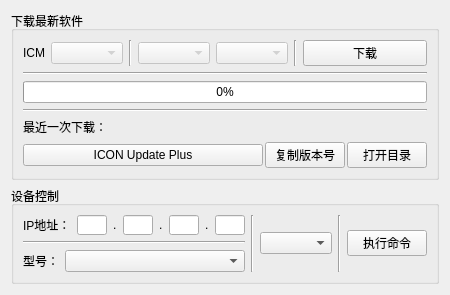
      <widget class="QWidget" name="tab_ICM">
       <property name="enabled">
        <bool>true</bool>
       </property>
       <attribute name="title">
        <string>ICM</string>
       </attribute>
       <layout class="QVBoxLayout" name="verticalLayout_8">
        <item>
         <widget class="QGroupBox" name="groupBox_5">
          <property name="enabled">
           <bool>true</bool>
          </property>
          <property name="title">
           <string>下载最新软件</string>
          </property>
          <layout class="QVBoxLayout" name="verticalLayout_19">
           <item>
            <layout class="QVBoxLayout" name="verticalLayout_20">
             <item>
              <layout class="QHBoxLayout" name="horizontalLayout_33" stretch="0,0,0,0,0,1">
               <item>
                <layout class="QVBoxLayout" name="verticalLayout_21">
                 <item>
                  <layout class="QHBoxLayout" name="horizontalLayout_6">
                   <item>
                    <widget class="QLabel" name="label_icm">
                     <property name="text">
                      <string>ICM</string>
                     </property>
                     <property name="alignment">
                      <set>Qt::AlignCenter</set>
                     </property>
                    </widget>
                   </item>
                   <item>
                    <widget class="QComboBox" name="icm_comboBox_model_1">
                     <property name="enabled">
                      <bool>false</bool>
                     </property>
                    </widget>
                   </item>
                  </layout>
                 </item>
                </layout>
               </item>
               <item>
                <widget class="Line" name="line_24">
                 <property name="orientation">
                  <enum>Qt::Vertical</enum>
                 </property>
                </widget>
               </item>
               <item>
                <widget class="QComboBox" name="icm_comboBox_Edition">
                 <property name="enabled">
                  <bool>false</bool>
                 </property>
                 <property name="currentText">
                  <string/>
                 </property>
                </widget>
               </item>
               <item>
                <widget class="QComboBox" name="icm_comboBox_ver">
                 <property name="enabled">
                  <bool>false</bool>
                 </property>
                </widget>
               </item>
               <item>
                <widget class="Line" name="line_25">
                 <property name="orientation">
                  <enum>Qt::Vertical</enum>
                 </property>
                </widget>
               </item>
               <item>
                <widget class="QPushButton" name="icm_btn_download">
                 <property name="text">
                  <string>下载</string>
                 </property>
                </widget>
               </item>
              </layout>
             </item>
             <item>
              <widget class="Line" name="line_26">
               <property name="orientation">
                <enum>Qt::Horizontal</enum>
               </property>
              </widget>
             </item>
             <item>
              <widget class="QProgressBar" name="icm_progressBar_download">
               <property name="value">
                <number>0</number>
               </property>
              </widget>
             </item>
             <item>
              <widget class="Line" name="line_27">
               <property name="orientation">
                <enum>Qt::Horizontal</enum>
               </property>
              </widget>
             </item>
             <item>
              <layout class="QHBoxLayout" name="horizontalLayout_34" stretch="8">
               <item>
                <widget class="QLabel" name="label_21">
                 <property name="text">
                  <string>最近一次下载：</string>
                 </property>
                </widget>
               </item>
              </layout>
             </item>
             <item>
              <layout class="QHBoxLayout" name="horizontalLayout_35" stretch="6,2,2">
               <property name="spacing">
                <number>2</number>
               </property>
               <item>
                <widget class="QPushButton" name="icm_btn_run_update">
                 <property name="text">
                  <string>ICON Update Plus</string>
                 </property>
                </widget>
               </item>
               <item>
                <widget class="QPushButton" name="icm_btn_copy_ver">
                 <property name="text">
                  <string>复制版本号</string>
                 </property>
                </widget>
               </item>
               <item>
                <widget class="QPushButton" name="icm_btn_path">
                 <property name="text">
                  <string>打开目录</string>
                 </property>
                </widget>
               </item>
              </layout>
             </item>
            </layout>
           </item>
          </layout>
         </widget>
        </item>
        <item>
         <widget class="QGroupBox" name="groupBox_6">
          <property name="title">
           <string>设备控制</string>
          </property>
          <layout class="QVBoxLayout" name="verticalLayout_22">
           <item>
            <layout class="QHBoxLayout" name="horizontalLayout_38">
             <property name="sizeConstraint">
              <enum>QLayout::SetDefaultConstraint</enum>
             </property>
             <item>
              <layout class="QVBoxLayout" name="verticalLayout_23" stretch="0,0,0">
               <item>
                <layout class="QHBoxLayout" name="horizontalLayout_39" stretch="1,9">
                 <property name="sizeConstraint">
                  <enum>QLayout::SetDefaultConstraint</enum>
                 </property>
                 <item>
                  <widget class="QLabel" name="label_22">
                   <property name="sizePolicy">
                    <sizepolicy hsizetype="Preferred" vsizetype="Preferred">
                     <horstretch>0</horstretch>
                     <verstretch>0</verstretch>
                    </sizepolicy>
                   </property>
                   <property name="text">
                    <string>IP地址：</string>
                   </property>
                  </widget>
                 </item>
                 <item>
                  <layout class="QHBoxLayout" name="horizontalLayout_40">
                   <property name="sizeConstraint">
                    <enum>QLayout::SetDefaultConstraint</enum>
                   </property>
                   <item>
                    <widget class="QLineEdit" name="icm_lineEdit_ip1">
                     <property name="sizePolicy">
                      <sizepolicy hsizetype="Preferred" vsizetype="Preferred">
                       <horstretch>0</horstretch>
                       <verstretch>0</verstretch>
                      </sizepolicy>
                     </property>
                     <property name="minimumSize">
                      <size>
                       <width>24</width>
                       <height>20</height>
                      </size>
                     </property>
                     <property name="maximumSize">
                      <size>
                       <width>30</width>
                       <height>21</height>
                      </size>
                     </property>
                     <property name="baseSize">
                      <size>
                       <width>0</width>
                       <height>0</height>
                      </size>
                     </property>
                     <property name="tabletTracking">
                      <bool>true</bool>
                     </property>
                     <property name="inputMask">
                      <string/>
                     </property>
                     <property name="text">
                      <string/>
                     </property>
                    </widget>
                   </item>
                   <item>
                    <widget class="QLabel" name="label_23">
                     <property name="sizePolicy">
                      <sizepolicy hsizetype="Preferred" vsizetype="Fixed">
                       <horstretch>0</horstretch>
                       <verstretch>0</verstretch>
                      </sizepolicy>
                     </property>
                     <property name="text">
                      <string>.</string>
                     </property>
                    </widget>
                   </item>
                   <item>
                    <widget class="QLineEdit" name="icm_lineEdit_ip2">
                     <property name="sizePolicy">
                      <sizepolicy hsizetype="Preferred" vsizetype="Preferred">
                       <horstretch>0</horstretch>
                       <verstretch>0</verstretch>
                      </sizepolicy>
                     </property>
                     <property name="minimumSize">
                      <size>
                       <width>24</width>
                       <height>20</height>
                      </size>
                     </property>
                     <property name="maximumSize">
                      <size>
                       <width>30</width>
                       <height>21</height>
                      </size>
                     </property>
                     <property name="baseSize">
                      <size>
                       <width>0</width>
                       <height>0</height>
                      </size>
                     </property>
                     <property name="tabletTracking">
                      <bool>true</bool>
                     </property>
                     <property name="inputMask">
                      <string/>
                     </property>
                    </widget>
                   </item>
                   <item>
                    <widget class="QLabel" name="label_24">
                     <property name="sizePolicy">
                      <sizepolicy hsizetype="Preferred" vsizetype="Fixed">
                       <horstretch>0</horstretch>
                       <verstretch>0</verstretch>
                      </sizepolicy>
                     </property>
                     <property name="text">
                      <string>.</string>
                     </property>
                    </widget>
                   </item>
                   <item>
                    <widget class="QLineEdit" name="icm_lineEdit_ip3">
                     <property name="sizePolicy">
                      <sizepolicy hsizetype="Preferred" vsizetype="Preferred">
                       <horstretch>0</horstretch>
                       <verstretch>0</verstretch>
                      </sizepolicy>
                     </property>
                     <property name="minimumSize">
                      <size>
                       <width>24</width>
                       <height>20</height>
                      </size>
                     </property>
                     <property name="maximumSize">
                      <size>
                       <width>30</width>
                       <height>21</height>
                      </size>
                     </property>
                     <property name="baseSize">
                      <size>
                       <width>0</width>
                       <height>0</height>
                      </size>
                     </property>
                     <property name="tabletTracking">
                      <bool>true</bool>
                     </property>
                     <property name="inputMask">
                      <string/>
                     </property>
                    </widget>
                   </item>
                   <item>
                    <widget class="QLabel" name="label_25">
                     <property name="sizePolicy">
                      <sizepolicy hsizetype="Preferred" vsizetype="Fixed">
                       <horstretch>0</horstretch>
                       <verstretch>0</verstretch>
                      </sizepolicy>
                     </property>
                     <property name="text">
                      <string>.</string>
                     </property>
                    </widget>
                   </item>
                   <item>
                    <widget class="QLineEdit" name="icm_lineEdit_ip4">
                     <property name="sizePolicy">
                      <sizepolicy hsizetype="Preferred" vsizetype="Preferred">
                       <horstretch>0</horstretch>
                       <verstretch>0</verstretch>
                      </sizepolicy>
                     </property>
                     <property name="minimumSize">
                      <size>
                       <width>24</width>
                       <height>20</height>
                      </size>
                     </property>
                     <property name="maximumSize">
                      <size>
                       <width>30</width>
                       <height>21</height>
                      </size>
                     </property>
                     <property name="baseSize">
                      <size>
                       <width>0</width>
                       <height>0</height>
                      </size>
                     </property>
                     <property name="tabletTracking">
                      <bool>true</bool>
                     </property>
                     <property name="inputMask">
                      <string/>
                     </property>
                    </widget>
                   </item>
                  </layout>
                 </item>
                </layout>
               </item>
               <item>
                <widget class="Line" name="line_28">
                 <property name="orientation">
                  <enum>Qt::Horizontal</enum>
                 </property>
                </widget>
               </item>
               <item>
                <layout class="QHBoxLayout" name="horizontalLayout_41" stretch="1,9">
                 <item>
                  <widget class="QLabel" name="label_26">
                   <property name="sizePolicy">
                    <sizepolicy hsizetype="Preferred" vsizetype="Fixed">
                     <horstretch>0</horstretch>
                     <verstretch>0</verstretch>
                    </sizepolicy>
                   </property>
                   <property name="text">
                    <string>型号：</string>
                   </property>
                  </widget>
                 </item>
                 <item>
                  <widget class="QComboBox" name="icm_comboBox_model_2"/>
                 </item>
                </layout>
               </item>
              </layout>
             </item>
             <item>
              <widget class="Line" name="line_29">
               <property name="orientation">
                <enum>Qt::Vertical</enum>
               </property>
              </widget>
             </item>
             <item>
              <widget class="QComboBox" name="icm_comboBox_command"/>
             </item>
             <item>
              <widget class="Line" name="line_30">
               <property name="orientation">
                <enum>Qt::Vertical</enum>
               </property>
              </widget>
             </item>
             <item>
              <widget class="QPushButton" name="icm_pushButton_execute">
               <property name="text">
                <string>执行命令</string>
               </property>
              </widget>
             </item>
            </layout>
           </item>
          </layout>
         </widget>
        </item>
       </layout>
      </widget>
